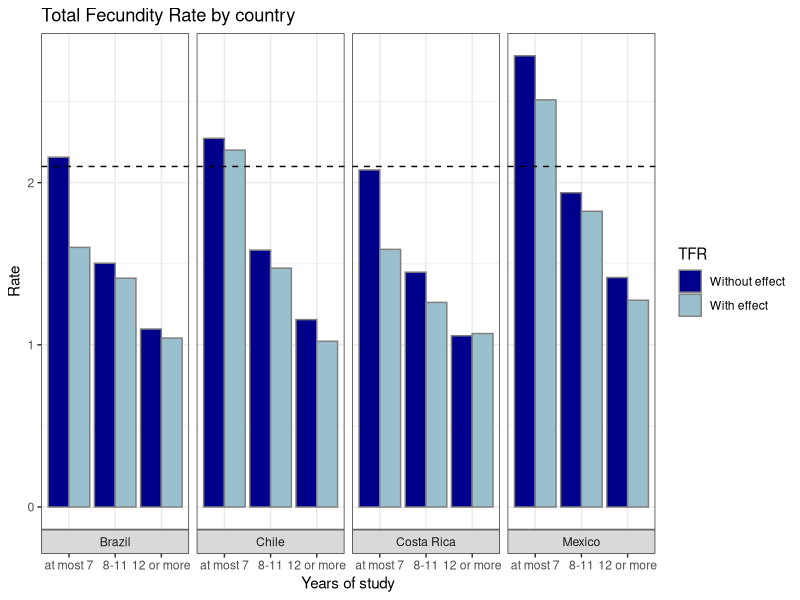

The R script that drew this image:
### Load the required packages --------------------------- 

library(readr)
library(dplyr)
library(readxl)
library(writexl)
library(ggplot2)

### Load the data --------------------------------

#Load the data of percentage variation of births
data = read.csv("data/Variation_of_births.csv", sep = ";")

#Load the estimated total fecundity Rates (TFR) 
TFE<-read_csv("data/wcde_data.csv",skip=8)

#At the end, we didn't consider Cuba in the study. Let's remove it from the database
TFE<-TFE[TFE$Area!="Cuba",]

### Create the dataset -------------------

#The idea is modify the categories of education level and age group

#Desired table has the following structure

#Country | Years of study | TFR

## Categorize the education level in years  ----------------- 

YearsStudy <- function(YearsStudy) {
  if (YearsStudy %in% c("No Education", "Incomplete Primary", "Primary")) {
    return("at most 7")
  } else if (YearsStudy %in% c("Lower Secondary", "Upper Secondary")) {
    return("8-11")
  } else if (YearsStudy %in% c("Post Secondary")) {
    return("12 or more")
  } else {
    return(NA) # In case that there is another value
  }
}

## Obtain variable information ----------------------
# This function was used before, it obtains the country, age group and years of study that the variable name is referring

info_variable <- function(variable){
  
  #1.Get the years of study.
  # There are 3 possibel categories code as "07", "8" and "12" in the name of the column
  if (substr(variable,2,2)=="8"){
    StudyYears<-substr(variable,2,2)
  }else{StudyYears <- substr(variable, 2, 3)}
  
  #2. Now we are going to get the country of the variable. 
  
  #First we create a dictionary to interpret the country codes
  CountryLetter <- c("B" = "Brazil", "CR" = "Costa Rica", "M" = "Mexico", "CB" = "Cuba", "CH"="Chile")
  
  # Get the position (index) of the character that refers to the country in the column name
  InitialCountryPosition <- ifelse(StudyYears == "8", 3,4)
  
  # Get the country codes
  country_code <- substr(variable, InitialCountryPosition, ifelse(substr(variable, InitialCountryPosition + 1, InitialCountryPosition + 1) %in% c("0", "1", "2", "3", "4", "5", "6", "7", "8", "9"), InitialCountryPosition, InitialCountryPosition + 1))
  
  # Interpret the country code using the dictionary
  country <- ifelse(country_code %in% names(CountryLetter), CountryLetter[country_code], "Otro")
  
  # 3. Get the age group, which in most of the cases are the last 4 characters of the column name
  #   the group 40+ will be identified in a different way
  
  Age2 <- substr(variable, nchar(variable) - 1, nchar(variable))
  Age1 <- substr(variable, nchar(variable) - 3, nchar(variable)-2)
  
  # Get the interpretation of each StudyYears code-abbreviation
  if (StudyYears=="07"){
    text<-"at most 7"}else{if(StudyYears=="8"){text<-"8-11"}else{text<-"12 or more"}}
  
  # return all the information obtained in a vector
  return(c(StudyYears = text, country = country, Age1 = Age1,Age2=Age2))
}


#For practical use, we will create functions to obtain the country, age and study independently
country<-function(Variable){info_variable(Variable)[2]}
study_years<-function(Variable){info_variable(Variable)[1]}
Age<-function(Variable){
  #Here, we take in count the only Age group that is not coded in 4 characters, that is "40+"
  Age2<-info_variable(Variable)[4]
  if (Age2=="40"){return("40+")}else{
    paste(info_variable(Variable)[3],"-",info_variable(Variable)[4])}
}




## Calculate TFR by country and study years -----------------

#The given rates on the file, are given for per thousand women. In order to have the rate per woman, we divide the rate by a thousand

TFE$Rate<-TFE$Rate/1000

# Modify the values of the Age column, so both tables will have the same values in that column

TFE<-TFE %>% mutate(Age=gsub("--"," - ",Age))

# Categories "40-44" and "45-49" are unified in the category 40+

TFE[TFE$Age%in%c("40 - 44","45 - 49"),]["Age"]<-"40+"
#Now, we sum the rates grouped by the values in the other columns. This is made to sum the rates of the 2 categories that were merged
TFE<-aggregate(Rate~ Area+Period+Age+ Education,data=TFE,FUN=sum)

#Categorize the years of study given the education level using the YearsStudy function

TFE["Years_Study"]<-(sapply(TFE$Education,YearsStudy))

#We calculated the Total Fecundity Rate grouped by country, age and years of study

Rates <- aggregate(Rate ~ Area+Age+ Years_Study, data = TFE, FUN = mean)

#We take our reference motnh, July 2022

ReferenceDate<-data[data$Mes=="2022-07",]
ReferenceDate2<-data[data$Mes=="2021-07",]


#Now, lets create a table with the variation of TFR by country
Variation<-NULL
for (Column in colnames(ReferenceDate)[2:length(colnames(ReferenceDate))]){
  Ag<-Age(Column)
  Pa<-country(Column)[[1]]
  if (Pa %in% c("Chile","Cuba")){ Var<-ReferenceDate2[[Column]]}else{
  Var<-ReferenceDate[[Column]]}
  Stu<-study_years(Column)[[1]]
  Fila<-data.frame(Area=Pa,Age=Ag,Years_Study=Stu,Var=Var)
  Variation<-rbind(Variation,Fila)
}


Variation[!(Variation$Age %in% c("15 - 19","20 - 24","25 - 29","30 - 34","35 - 39")),]["Age"]<-"40+"

#remove Cuba an outer countries that does not have any data.
Variation<-na.omit(Variation)

#Apply the pandemic on the TFR pf each group
Rates<-merge(Rates,Variation, by=c("Area","Age","Years_Study"))
Rates["WithEffect"]<-Rates$Rate*(1+Rates$Var/100)

#Calculate the TFR without the effect of the pandemic
TFRProjected<-aggregate(Rate~Area+Years_Study,data=Rates,FUN=sum)
TFRProjected$Rate<-TFRProjected$Rate*5

#Calculate the THR with the effect of the pandemic
TFRWithPandemic<-aggregate(WithEffect~Area+Years_Study,data=Rates,FUN=sum)
TFRWithPandemic$WithEffect<-TFRWithPandemic$WithEffect*5

#Make a joint table of the TFR to make comparison easier.
TFR<-merge(TFRProjected,TFRWithPandemic,by=c("Area","Years_Study"))
TFR<-TFR%>% arrange(Area,desc(Years_Study))
write_xlsx(TFR,"TFR.xlsx")


data_long <- tidyr::pivot_longer(TFR, cols = c(Rate, WithEffect), names_to = "TFR_Type", values_to = "Rate")

data_long$Years_Study <- factor(data_long$Years_Study, levels = c("at most 7", "8-11", "12 or more"))
ggplot(data_long, aes(x = Years_Study , y = Rate, 
                fill = TFR_Type))+theme_bw()+
  labs(title="Total Fecundity Rate by country")+xlab("Years of study")+
  geom_col(position = 'dodge', color = "gray50")+
  facet_grid( ~ Area, switch = "x")+
  scale_fill_manual(values = c("darkblue", "lightblue3"),
                    labels = c("Without effect", "With effect"),
                    name="TFR")+
  geom_hline(yintercept = 2.1, linetype = "dashed", color = "black")
